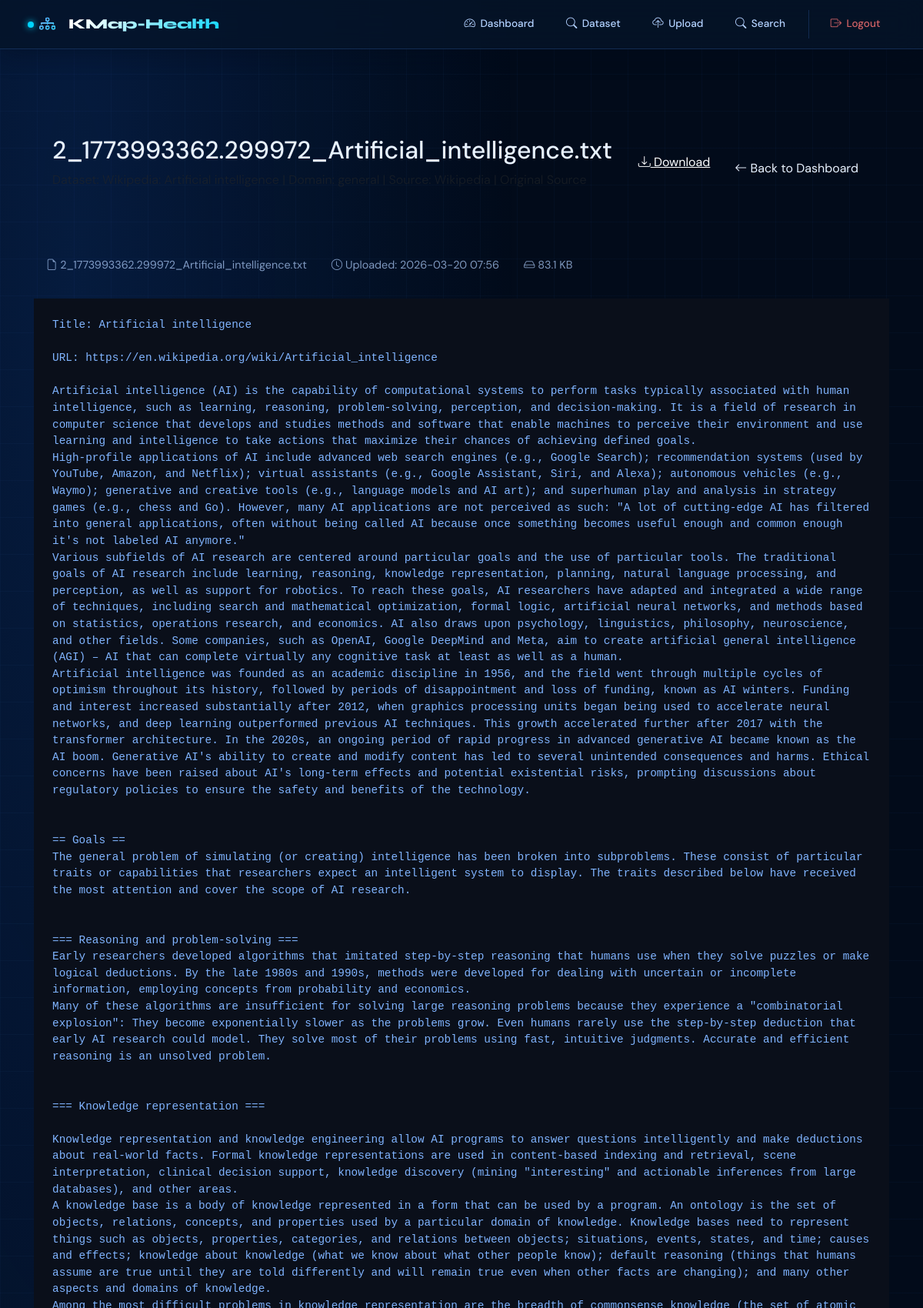
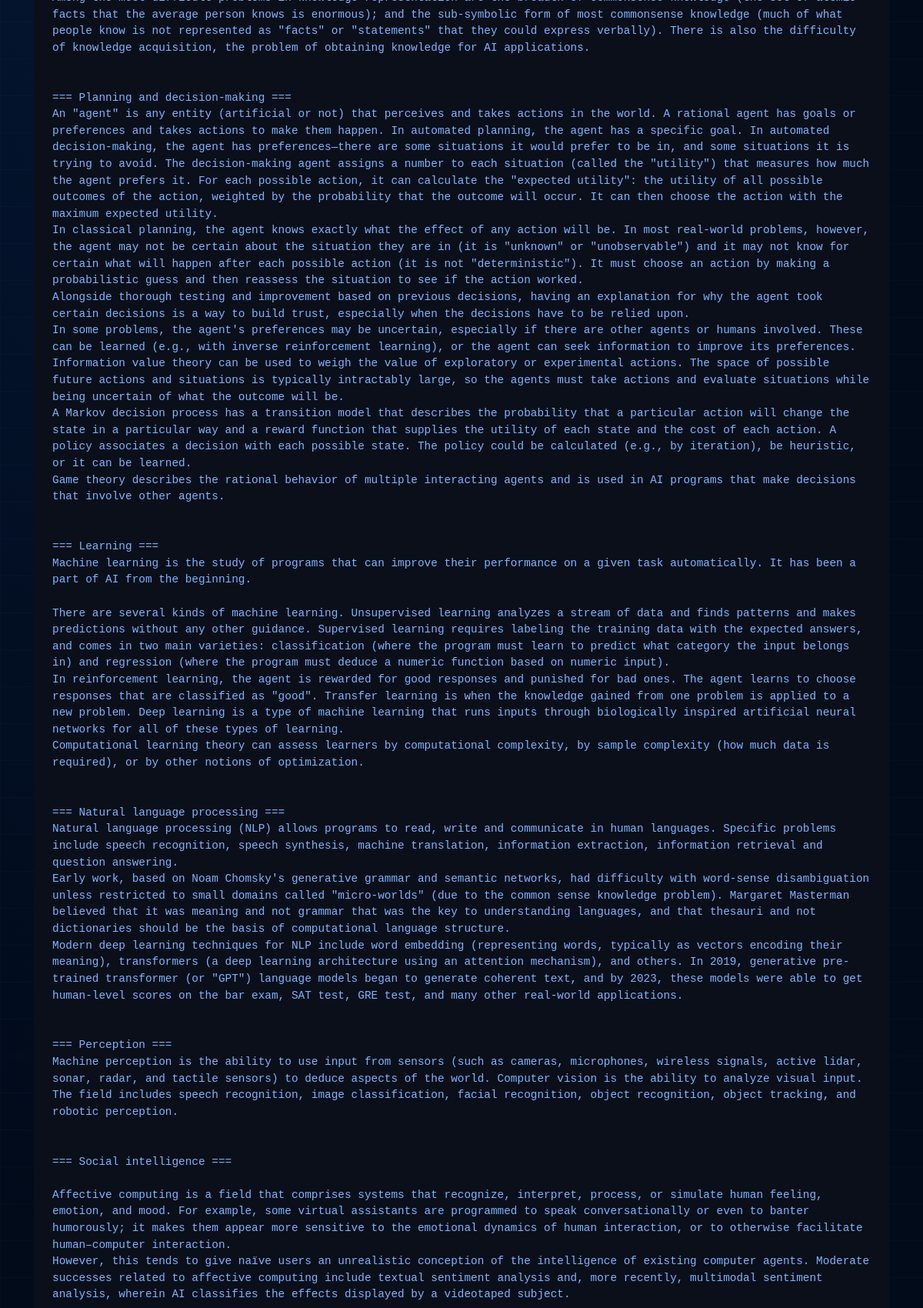
Page /dataset/1/view (signed in, upper part) on the committed database (2 pictures, top to bottom).
### app.py (models this page shows, shortened)
class Dataset(db.Model):
    __tablename__ = 'datasets'
    id = db.Column(db.Integer, primary_key=True)
    name = db.Column(db.String(200), nullable=False)
    domain = db.Column(db.String(50), nullable=False)
    filename = db.Column(db.String(200), nullable=False)
    user_id = db.Column(db.Integer, db.ForeignKey('users.id'), nullable=False)
    uploaded_at = db.Column(db.DateTime, default=datetime.utcnow)
    processed = db.Column(db.Boolean, default=False)
    source_type = db.Column(db.String(50), default='upload')  # 'upload', 'wikipedia', 'arxiv'
    source_url = db.Column(db.String(500), nullable=True)  # Original source URL
    entities = db.relationship('Entity', backref='dataset', lazy=True, cascade='all, delete-orphan')
    relations = db.relationship('Relation', backref='dataset', lazy=True, cascade='all, delete-orphan')

### app.py (the view)
@app.route('/dataset/<int:dataset_id>/view')
@login_required
def view_original_file(dataset_id):
    dataset = Dataset.query.get_or_404(dataset_id)
    if dataset.user_id != current_user.id and not current_user.is_admin:
        abort(403)
    file_path = os.path.join(app.config['UPLOAD_FOLDER'], dataset.filename)
    if not os.path.exists(file_path):
        abort(404, description="Original file not found")
    mime_type, _ = mimetypes.guess_type(file_path)
    if mime_type and mime_type.startswith('text/'):
        try:
            with open(file_path, 'r', encoding='utf-8') as f:
                content = f.read()
            return render_template('view_file.html',
                                 dataset=dataset,
                                 content=content,
                                 filename=dataset.filename)
        except UnicodeDecodeError:
            with open(file_path, 'r', encoding='latin-1') as f:
                content = f.read()
            return render_template('view_file.html',
                                 dataset=dataset,
                                 content=content,
                                 filename=dataset.filename)
    else:
        return send_file(file_path, as_attachment=False)

### app.py (called while the page is built)
@login_manager.user_loader
def load_user(user_id):
    return User.query.get(int(user_id))

### templates/view_file.html (shortened to what this page needs)
{% extends "base.html" %}
{% block content %}
<div class="file-viewer-container">
    <div class="file-header">
        <div>
            <h2>{{ filename }}</h2>
            <p class="text-muted">
                {% if dataset.source_type != 'upload' %}
                {% if dataset.source_url %}
                | <a href="{{ dataset.source_url }}" target="_blank">Original Source</a>
                {% endif %}
                {% endif %}
            </p>
        </div>
        <div class="file-actions">
            <a href="{{ url_for('download_original_file', dataset_id=dataset.id) }}" class="btn-primary">
                <i class="bi bi-download"></i> Download
            </a>
            <a href="{{ url_for('dashboard') }}" class="btn-outline">
                <i class="bi bi-arrow-left"></i> Back to Dashboard
            </a>
        </div>
    </div>
    <div class="file-content-wrapper">
        <div class="file-info-bar">
            <span><i class="bi bi-file-earmark"></i> {{ filename }}</span>
            <span><i class="bi bi-clock"></i> Uploaded: {{ dataset.uploaded_at.strftime('%Y-%m-%d %H:%M') }}</span>
            <span><i class="bi bi-hdd"></i> <span id="file-size">Loading...</span></span>
        </div>
        <div class="file-content">
            {% if filename.endswith('.csv') %}
            <div class="csv-table-wrapper">
                {% set rows = content.split('\n') %}
                {% if rows %}
                    {% set headers = rows[0].split(',') %}
                    <table class="csv-table">
                        <thead>
                            <tr>
                                {% for header in headers %}
                                <th>{{ header.strip('"')|trim }}</th>
                                {% endfor %}
                            </tr>
                        </thead>
                        <tbody>
                            {% for row in rows[1:] if row.strip() %}
                            <tr>
                                {% for cell in row.split(',') %}
                                <td>{{ cell.strip('"')|trim }}</td>
                                {% endfor %}
                            </tr>
                            {% endfor %}
                        </tbody>
                    </table>
                {% endif %}
            </div>
            {% elif filename.endswith('.json') %}
            <pre class="json-pretty">{{ content }}</pre>
            {% else %}
            <pre class="text-content">{{ content }}</pre>
            {% endif %}
        </div>
    </div>
</div>
{% endblock %}

### static/css/style.css (style rules this page uses)
body { font-family: 'Segoe UI', Tahoma, Geneva, Verdana, sans-serif; background: linear-gradient(135deg, #f5f7fa 0%, #c3cfe2 100%); min-height: 100vh; margin: 0; padding: 0; }
.btn-primary { background: var(--gradient-primary); color: white; }

### templates/base.html (style rules this page uses)
:root { --blue-950: #020b1a; --blue-900: #051428; --blue-800: #0a2240; --blue-700: #0d3260; --blue-600: #1048a0; --blue-500: #1a6ef5; --blue-400: #4d93ff; --blue-300: #80b4ff; --blue-200: #b3d2ff; --blue-100: #ddeeff; --accent-cyan: #00d4ff; --accent-teal: #0af5e0; --surface-1: rgba(10, 34, 64, 0.85); --border-blue: rgba(77, 147, 255, 0.2); --text-primary: #e8f2ff; --text-secondary: rgba(179, 210, 255, 0.7); --shadow-card: 0 4px 24px rgba(2, 11, 26, 0.5); --nav-height: 64px; }
*, *::before, *::after { box-sizing: border-box; }
html, body { font-family: 'DM Sans', sans-serif; background: var(--blue-950); color: var(--text-primary); min-height: 100vh; overflow-x: hidden; }
body::before { content: ''; position: fixed; inset: 0; background: radial-gradient(ellipse 80% 55% at 8% 4%, rgba(26,110,245,.17) 0%, transparent 60%), radial-gradient(ellipse 55% 50% at 92% 88%, rgba(0,212,255,.12) 0%, transparent 60%), radial-gradient(ellipse 40% 40% at 50% 50%, rgba(10,245,224,.05) 0%, transparent 70%); pointer-events: none; z-index: 0; }
body::after { content: ''; position: fixed; inset: 0; background-image: linear-gradient(rgba(77,147,255,.035) 1px, transparent 1px), linear-gradient(90deg, rgba(77,147,255,.035) 1px, transparent 1px); background-size: 48px 48px; pointer-events: none; z-index: 0; }

### templates/view_file.html (style rules this page uses)
.file-viewer-container { padding: 2rem; max-width: 1400px; margin: 0 auto; }
.file-header { display: flex; justify-content: space-between; align-items: center; margin-bottom: 2rem; background: var(--glass-bg); padding: 1.5rem; border-radius: 16px; border: 1px solid var(--glass-border); }
.file-actions { display: flex; gap: 1rem; }
.file-info-bar { display: flex; gap: 2rem; padding: 1rem; background: var(--glass-bg-light); border-radius: 8px; margin-bottom: 1rem; font-size: 0.9rem; color: var(--text-secondary); }
.file-content-wrapper { background: var(--glass-bg); border: 1px solid var(--glass-border); border-radius: 16px; overflow: hidden; }
.file-content { padding: 1.5rem; max-height: 70vh; overflow-y: auto; background: #0a0f1a; }
.json-pretty, .text-content { margin: 0; white-space: pre-wrap; word-wrap: break-word; font-family: 'Monaco', 'Menlo', monospace; font-size: 0.9rem; color: #80b4ff; line-height: 1.5; }
.btn-outline { padding: 0.5rem 1rem; border: 1px solid var(--glass-border); border-radius: 8px; color: var(--text-primary); text-decoration: none; transition: all 0.2s; background: transparent; }
.text-muted { color: var(--text-secondary); opacity: 0.8; }
.text-muted a { color: var(--accent-blue); text-decoration: none; }

### rows in the picture
Dataset: filename "2_1773993362.299972_Artificial_intelligence.txt", uploaded_at "2026-03-20 07:56"
